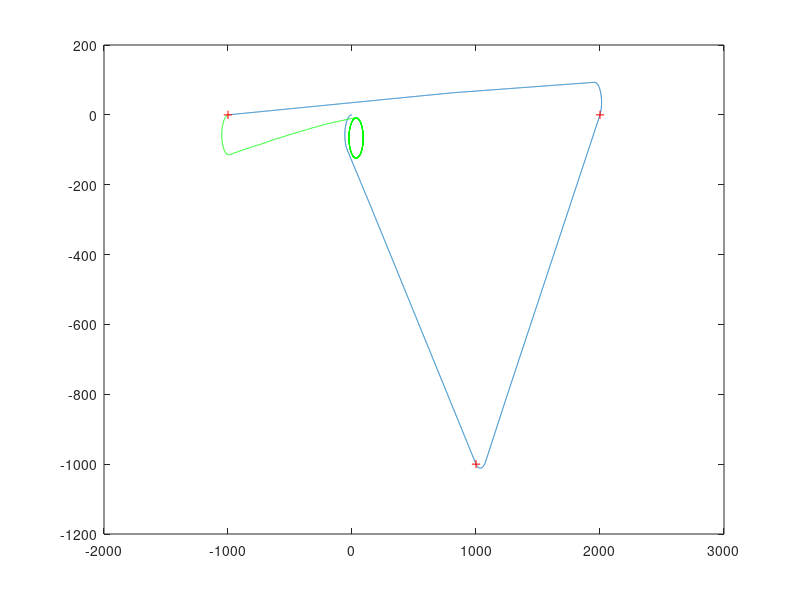
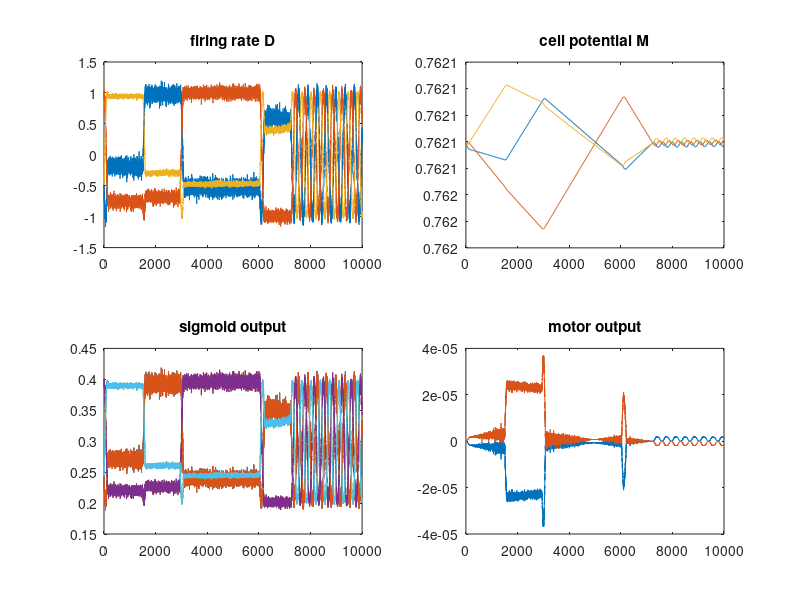
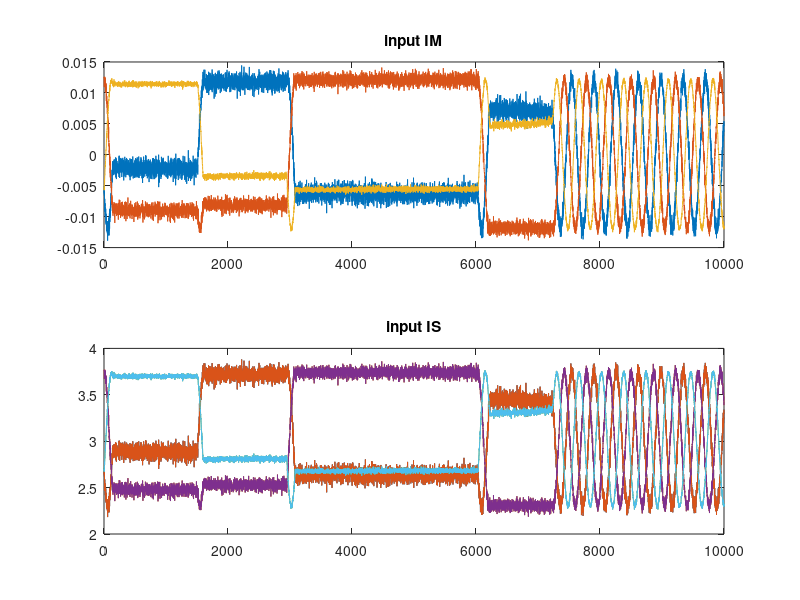

Here is the MATLAB script that generated these plots, in order:
% Path integration network (Haferlach et al.,2007)
% with 3 direction cells
% 
% 

% initialisation
T=10*10^3;                      % length of simulation run
dt=1;                           % dt is 1

% agent settings
x=0;
y=0;
heading=180;
turn=1;
speed=1;
OUT=1;                          % visit 3 waypoints and set OUT=0
HOME=0;                         % and HOME=1 when home and WAY=3
WAY=1;
R=0;
L=0;
x_w1=1000;
y_w1=-1000;
x_w2=2000;
y_w2=0;
x_w3=-1000;
y_w3=0;
DISTANCE=5;

% direction cells
Dhp=[60;180;300];               % preferred direction of D cells
Dhp=Dhp*pi/180;
cellD=zeros(3,1);
noise=0.05;

% sigmoid neuron parameters
a=0.667;
b_s=-4.372;
os=zeros(1,6);

% memory (CTRNN) neuron parameters
b_c=-1.164;
tau=135518;
c=zeros(1,3);                   % cell potential
om=1./(1+exp(-c+b_c));

% weights
w_Sl=3.974;
w_Sr=3.976;
w_DS=0.719;
w_DM=0.012;
w_MS=3.962;
w_MM=10^-4;

% initialise weight matrices
% connectivity first
C_Sl=[-1;1;-1;1;-1;1];
C_Sr=[1;-1;1;-1;1;-1];
C_DS=[1,1,0,0,0,0;...
      0,0,1,1,0,0;...
      0,0,0,0,1,1];
C_DM=[1,0,0;...
      0,1,0;...
      0,0,1];
C_MS=[0,0,1,0,0,1;...
      0,1,0,0,1,0;...
      1,0,0,1,0,0];
C_MM=[1,0,0;...
      0,1,0;...
      0,0,1];
% now the weight matrices
W_Sl=C_Sl*w_Sl;
W_Sr=C_Sr*w_Sr;
W_DS=C_DS*w_DS;
W_DM=C_DM*w_DM;
W_MS=C_MS*w_MS;
W_MM=C_MM*w_MM;


% traces
trace_firingD=[];
trace_OUT=[];
trace_HOME=[];
trace_cM=[];
trace_sigmoid=[];
trace_motor=[];
trace_IM=[];
trace_IS=[];


%while OUT==0 & HOME==1
for t=1:T

   if WAY>2 & sum(om,2)==0
      speed=0;
   end

   alpha=heading*pi/180;
   x=x+(speed*cos(alpha));
   y=y+(speed*sin(alpha));

   % calculate heading towards waypoint
   if WAY<4 & WAY==1
      x_w=x_w1;
      y_w=y_w1;
      trace_OUT=[trace_OUT;x,y];
   elseif WAY<4 & WAY==2
      x_w=x_w2;
      y_w=y_w2;
      trace_OUT=[trace_OUT;x,y];
   elseif WAY<4 & WAY==3
      x_w=x_w3;
      y_w=y_w3;
      trace_OUT=[trace_OUT;x,y];
   elseif WAY>3
      if R>L
         heading=heading+turn;
      elseif R<L
         heading=heading-turn;  
      end 
      trace_HOME=[trace_HOME;x,y]; 
   end

   dx=x_w-x;
   dy=y_w-y;
   d=sqrt(dx*dx+dy*dy);
   if dx==0.0 & dy>=0.0
	theta=pi/2;
   elseif dx==0.0 & dy<=0.0
	theta=-pi/2;
   elseif dy==0.0 & dx>=0.0
	theta=0.0;
   elseif dy==0.0 & dx<=0.0
	theta=pi;
   elseif dx<0.0 & dy>0.0
	theta=atan(dy/dx)+pi;
   elseif dx<0.0 & dy<0.0
	theta=atan(dy/dx)+pi;
   elseif dx>0.0 & dy<0.0
	theta=atan(dy/dx)+2*pi;
   else
	theta=atan(dy/dx);
   end
   heading_w=theta*180/pi;
   while heading_w>360
	heading_w=heading_w-360;
   end
   while heading_w<0
	heading_w=heading_w+360;
   end
   w=heading_w-heading;
   while w>360
      w=w-360;
   end
   while w<0
      w=w+360;
   end
   if WAY<4
      if w>180 & w<360
         heading=heading-turn;
      elseif w>0 & w<180
         heading=heading+turn;
      end
   end

   if d<DISTANCE & WAY<4
      WAY=WAY+1;
   end

   while heading>360
      heading=heading-360;
   end
   while heading<0
      heading=heading+360;
   end

   % compute firing rate of direction cells
   ha=heading*pi/180;   
   cellD(1,1)=dot([cos(Dhp(1,1));sin(Dhp(1,1))],[cos(ha);sin(ha)]...
              +randn(1)*noise);
   cellD(2,1)=dot([cos(Dhp(2,1));sin(Dhp(2,1))],[cos(ha);sin(ha)]...
              +randn(1)*noise);
   cellD(3,1)=dot([cos(Dhp(3,1));sin(Dhp(3,1))],[cos(ha);sin(ha)]...
              +randn(1)*noise);
   trace_firingD=[trace_firingD;transpose(cellD)];
   
   % update memory neurons
   I_D=w_DM*transpose(cellD);
   I_M=W_MM.*repmat(om,3,1);
   IM=I_D+sum(I_M,1);
   c=c+dt/tau*(-c+IM);
   om=1./(1+exp(-c+b_c));
   trace_IM=[trace_IM;IM];
   trace_cM=[trace_cM;om];

   % update sigmoid neurons
   % calculate inputs from direction cells
   I_D=W_DS.*repmat(cellD,1,6);
   IS=sum(I_D,1);
   % calculate inputs from memory neurons
   I_M=W_MS.*repmat(transpose(om),1,6);
   IS=IS+sum(I_M,1);
   % calculate output of sigmoid neurons
   os=1./(1+exp(-a*(IS+b_s)));
   trace_IS=[trace_IS;IS];
   trace_sigmoid=[trace_sigmoid;os];

   % calculate motor outputs
   L=os*W_Sl;
   R=os*W_Sr;
   trace_motor=[trace_motor;L,R];

end


figure;
plot(trace_OUT(:,1),trace_OUT(:,2));
hold on;
plot(trace_HOME(:,1),trace_HOME(:,2),'g');
hold on;
plot(x_w1,y_w1,'r+');
hold on;
plot(x_w2,y_w2,'r+');
hold on;
plot(x_w3,y_w3,'r+');

figure;
subplot(2,2,1);
plot(trace_firingD);
title('firing rate D');
subplot(2,2,2);
plot(trace_cM);
title('cell potential M');
subplot(2,2,3);
plot(trace_sigmoid);
title('sigmoid output');
subplot(2,2,4);
plot(trace_motor);
title('motor output');


figure;
subplot(2,1,1);
plot(trace_IM);
title('input IM');
subplot(2,1,2);
plot(trace_IS);
title('input IS');
